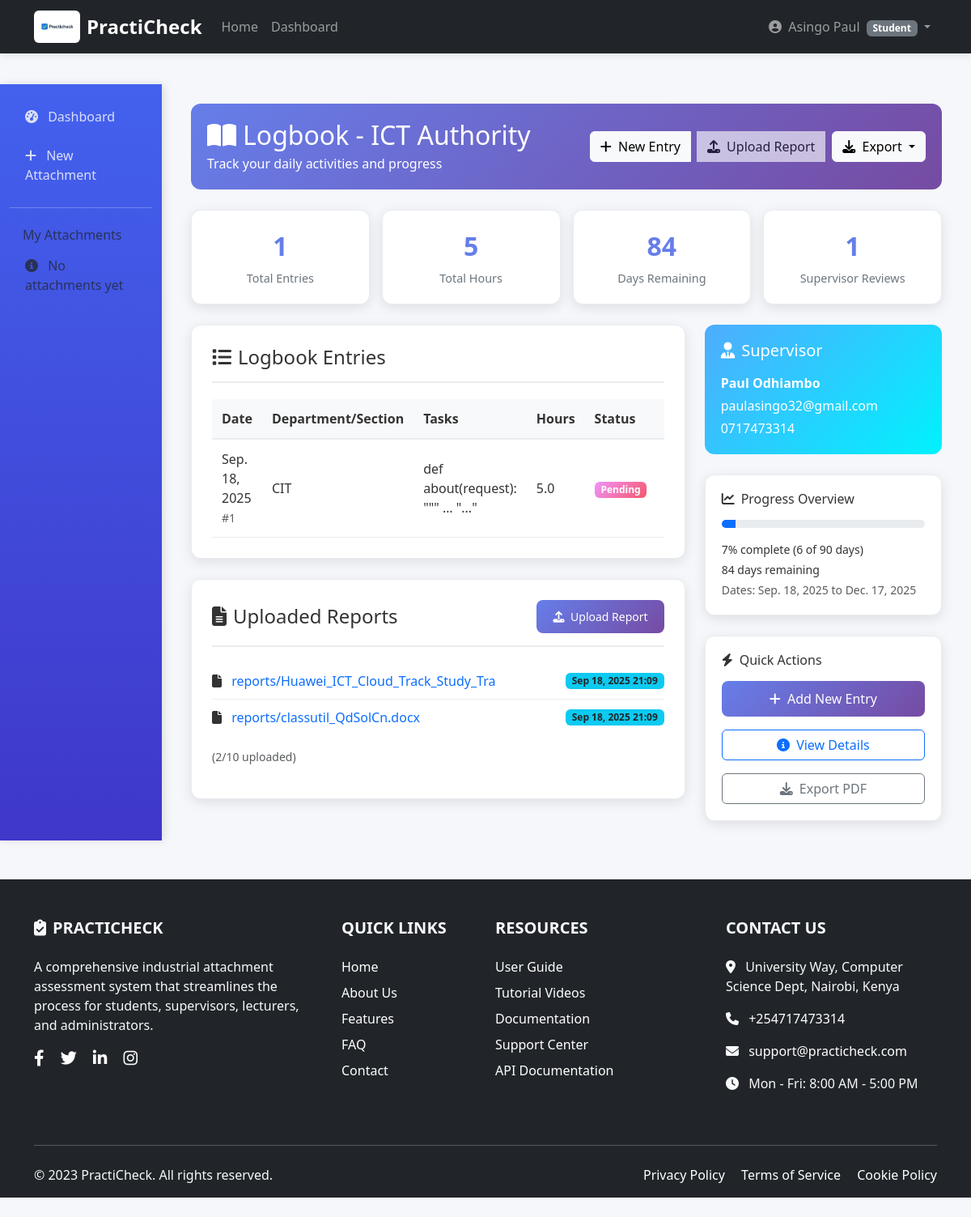
The app's page /attachments/logbook/1/ (signed in), older data.
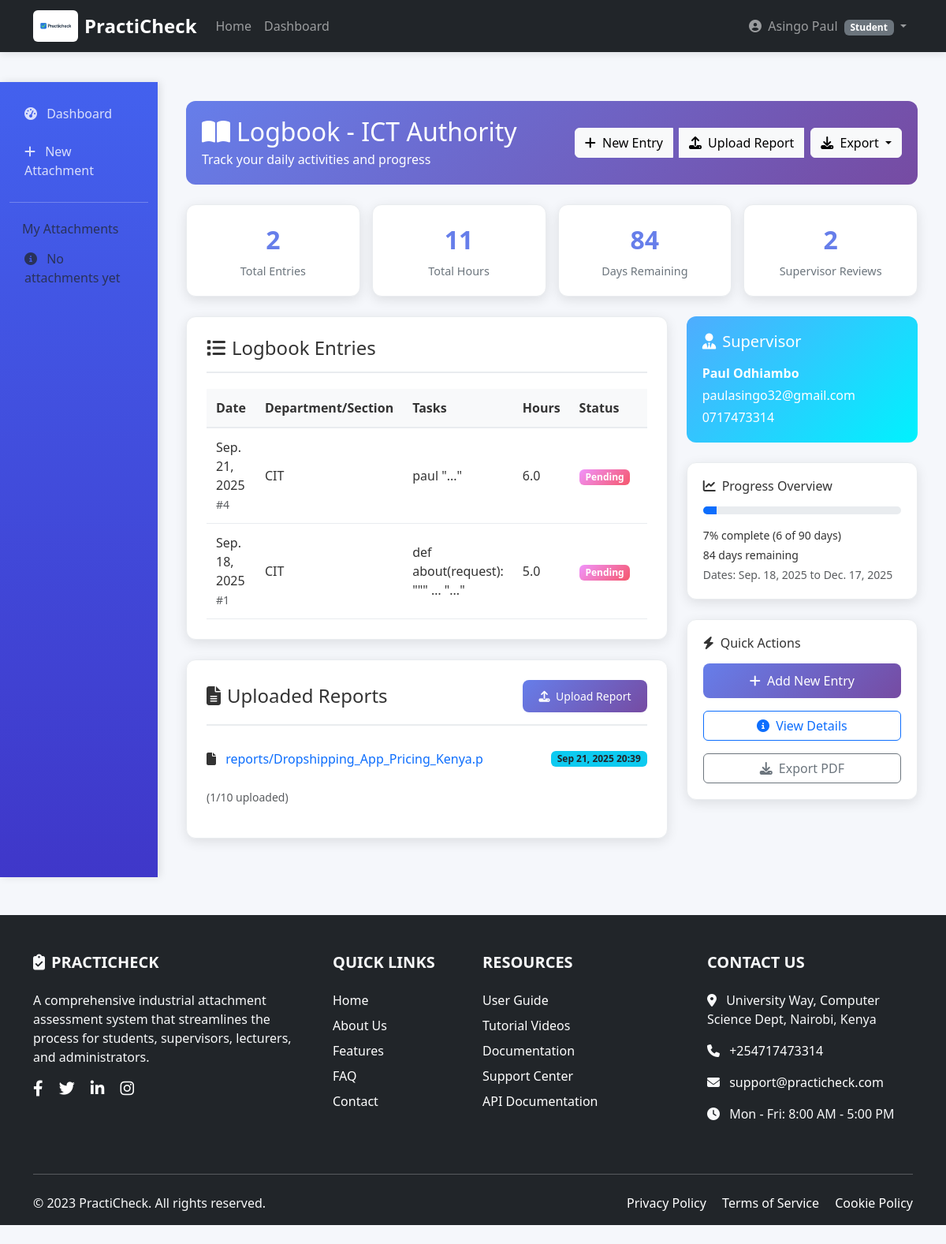
The same page, newer data.
### attachments/models.py (models this page shows, shortened)
class LogbookEntry(models.Model):
    attachment = models.ForeignKey(Attachment, on_delete=models.CASCADE, related_name='logbook_entries')
    entry_date = models.DateField()
    department_section = models.CharField(max_length=100, help_text="Department or section where you worked today")
    tasks = models.TextField(help_text="Tasks you worked on today")
    skills_learned = models.TextField(help_text="New skills or knowledge gained")
    achievements = models.TextField(blank=True, help_text="Notable achievements or accomplishments")
    challenges = models.TextField(blank=True, help_text="Challenges faced and how you addressed them")
    hours_worked = models.DecimalField(max_digits=4, decimal_places=1, validators=[MinValueValidator(0.5), MaxValueValidator(24)])
    supervisor_comments = models.TextField(blank=True)
    edit_count = models.IntegerField(default=0, validators=[MaxValueValidator(2)])
    created_at = models.DateTimeField(auto_now_add=True)
    updated_at = models.DateTimeField(auto_now=True)
    class Meta:
        ordering = ['-entry_date']
        unique_together = ['attachment', 'entry_date']
    def can_edit(self):
        return self.edit_count < 2

class ReportUpload(models.Model):
    attachment = models.ForeignKey("Attachment", on_delete=models.CASCADE, related_name="reports")
    file = models.FileField(upload_to="reports/")
    uploaded_at = models.DateTimeField(auto_now_add=True)

### attachments/views.py (the view)
# urls.py: path('logbook/<int:attachment_id>/', views.logbook, name='logbook'),
@login_required
def logbook(request, attachment_id):
    attachment = get_object_or_404(Attachment, id=attachment_id)
    owns_it = (
        attachment.student == request.user or
        (hasattr(request.user, 'student') and attachment.student == request.user.student)
    )
    if not (owns_it or request.user.is_staff):
        messages.error(request, "You don't have permission to view this logbook.")
        return redirect('attachments:dashboard')
    entries = LogbookEntry.objects.filter(
        attachment=attachment
    ).order_by('-entry_date', '-id')
    reports = attachment.reports.all()
    reports_count = reports.count()
    total_hours = entries.aggregate(Sum('hours_worked'))['hours_worked__sum'] or 0
    total_entries = entries.count()
    supervisor_reviews = entries.filter(supervisor_comments__isnull=False).count()
    today = timezone.now().date()
    if attachment.start_date and attachment.end_date:
        total_days = (attachment.end_date - attachment.start_date).days
        if today >= attachment.start_date:
            if today <= attachment.end_date:
                days_completed = (today - attachment.start_date).days
                days_remaining = (attachment.end_date - today).days
            else:
                days_completed = total_days
                days_remaining = 0
        else:
            days_completed = 0
            days_remaining = total_days
        progress_percentage = min(100, max(0, int((days_completed / total_days) * 100))) if total_days > 0 else 0
    else:
        days_completed = 0
        days_remaining = 0
        progress_percentage = 0
        total_days = 0
    context = {
        'attachment': attachment,
        'entries': entries,
        'total_hours': total_hours,
        'total_entries': total_entries,
        'supervisor_reviews': supervisor_reviews,
        'progress_percentage': progress_percentage,
        'days_remaining': days_remaining,
        'days_completed': days_completed,
        'total_days': total_days,
        'reports': reports,
        'reports_count': reports_count,
    }
    return render(request, 'attachments/logbook.html', context)

### accounts/context_processors.py (called while the page is built)
def user_type(request):
    return {
        'user_type': request.user.user_type if request.user.is_authenticated else None,
        'user_type_display': request.user.get_user_type_display() if request.user.is_authenticated else None,
    }

### attachments/models.py (called while the page is built)
    @property
    def days_completed(self):
        if not self.start_date or not self.end_date:
            return 0
        today = timezone.now().date()
        if today < self.start_date:
            return 0
        elif today > self.end_date:
            return (self.end_date - self.start_date).days
        else:
            return (today - self.start_date).days

    @property
    def total_days(self):
        if not self.start_date or not self.end_date:
            return 0
        return (self.end_date - self.start_date).days

    @property
    def progress_percentage(self):
        if not self.start_date or not self.end_date:
            return 0
        total_days = self.total_days
        if total_days <= 0:
            return 100 if self.status == 'completed' else 0
        days_completed = self.days_completed
        progress = min(100, max(0, (days_completed / total_days) * 100))
        return round(progress)

### attachments/templates/attachments/logbook.html (shortened to what the changed rows need)
{% extends 'base_student.html' %}
{% load static %}
{% block content %}
<div class="container-fluid py-4">
    <div class="row">
        <main class="col-lg-10 col-md-9 ms-sm-auto px-md-4">
            <div class="container-fluid py-4">
                <div class="logbook-header">
                    <div class="d-flex justify-content-between align-items-center">
                        <div>
                            <h2 class="mb-1"><i class="fas fa-book-open me-2"></i>Logbook - {{ attachment.organization }}</h2>
                        </div>
                    </div>
                </div>
                <div class="stats-grid">
                    <div class="stat-card">
                        <div class="stat-number">{{ total_entries }}</div>
                        <div class="stat-label">Total Entries</div>
                    </div>
                    <div class="stat-card">
                        <div class="stat-number">{{ total_hours }}</div>
                        <div class="stat-label">Total Hours</div>
                    </div>
                    <div class="stat-card">
                        <div class="stat-number">{{ supervisor_reviews }}</div>
                        <div class="stat-label">Supervisor Reviews</div>
                    </div>
                </div>
                <div class="row">
                    <div class="col-lg-8">
                        <div class="section-card">
                            <div class="section-body">
                                {% if entries %}
                                <div class="table-responsive">
                                    <table class="entry-table">
                                        <thead>
                                            <tr>
                                                <th>Date</th>
                                                <th>Department/Section</th>
                                                <th>Tasks</th>
                                                <th>Hours</th>
                                                <th>Status</th>
                                                <th>Actions</th>
                                            </tr>
                                        </thead>
                                        <tbody>
                                            {% for entry in entries %}
                                            <tr>
                                                <td>{{ entry.entry_date|date:"M. d, Y" }}<br><small class="text-muted">#{{ entry.id }}</small></td>
                                                <td>{{ entry.department_section }}</td>
                                                <td>{{ entry.tasks|truncatewords:3 }} "..."</td>
                                                <td>{{ entry.hours_worked }}</td>
                                                <td>
                                                    <span class="badge {% if entry.supervisor_comments %}badge-reviewed{% else %}badge-pending{% endif %}">
                                                        {% if entry.supervisor_comments %}Reviewed{% else %}Pending{% endif %}
                                                    </span>
                                                </td>
                                                <td>
                                                </td>
                                            </tr>
                                            {% endfor %}
                                        </tbody>
                                    </table>
                                </div>
                                {% endif %}
                            </div>
                        </div>
                        <div class="section-card">
                            <div class="section-body">
                                {% if reports %}
                                    <ul class="report-list">
                                        {% for report in reports %}
                                        <li class="d-flex justify-content-between align-items-center">
                                            <span>
                                                <i class="fas fa-file me-2"></i>
                                                <a href="{{ report.file.url }}" target="_blank" class="text-decoration-none">
                                                    {{ report.file.name|slice:":40" }}
                                                </a>
                                            </span>
                                            <span class="d-flex align-items-center gap-2">
                                                <span class="badge bg-info text-dark">
                                                    {{ report.uploaded_at|date:"M d, Y H:i" }}
                                                </span>
                                            </span>
                                        </li>
                                        {% endfor %}
                                    </ul>
                                    <p class="mt-2 text-muted small">({{ reports_count }}/10 uploaded)</p>
                                {% else %}
                                    <div class="text-center py-4">
                                        <i class="fas fa-file-upload fa-2x text-muted mb-2"></i>
                                        <p class="text-muted mb-0">No reports uploaded yet.</p>
                                    </div>
                                {% endif %}
                            </div>
                        </div>
                    </div>
                </div>
            </div>
{% endblock %}

Row changes from the older to the newer data that the page shows:
removed ReportUpload: file.name "reports/Huawei_ICT_Cloud_Track_Study_Tra", uploaded_at "Sep 18, 2025 21:09"
removed ReportUpload: file.name "reports/classutil_QdSolCn.docx", uploaded_at "Sep 18, 2025 21:09"
added LogbookEntry: entry_date "Sep. 21, 2025", id "4", department_section "CIT", tasks "paul", hours_worked "6.0", supervisor_comments "Pending"
added ReportUpload: file.name "reports/Dropshipping_App_Pricing_Kenya.p", uploaded_at "Sep 21, 2025 20:39"
Text that changed along with them:
{{ total_entries }}: "1" → "2"
{{ total_hours }}: "5" → "11"
{{ supervisor_reviews }}: "1" → "2"
{{ reports_count }}: "2" → "1"
